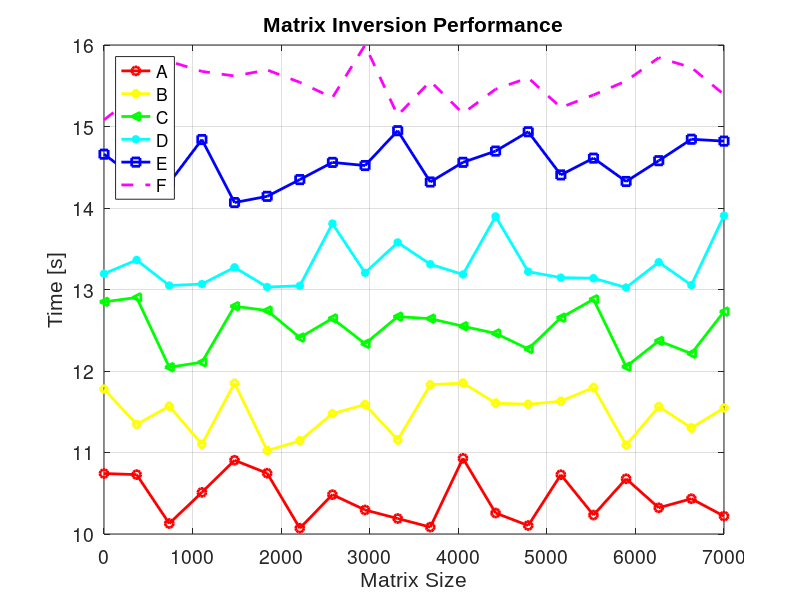
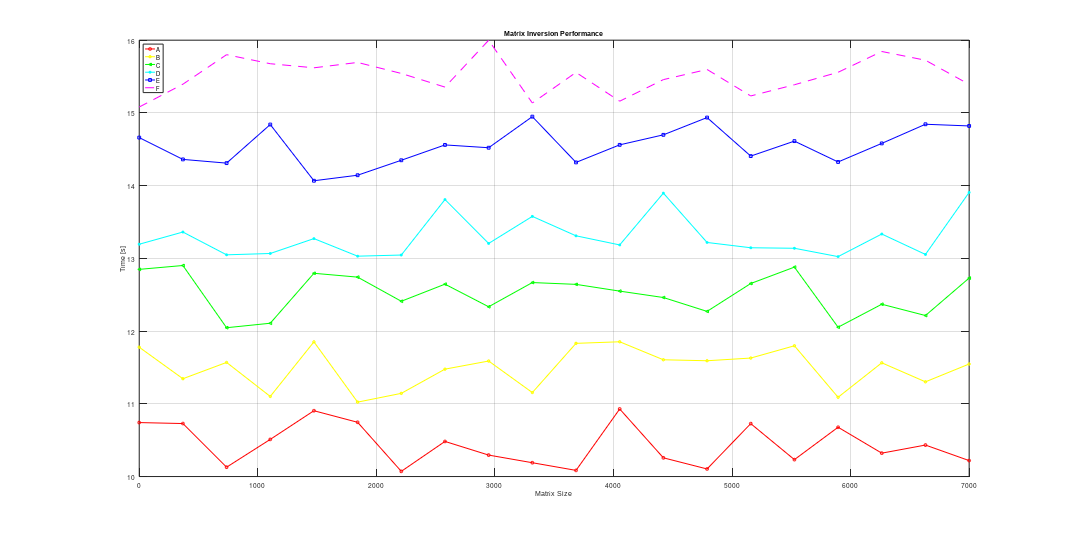
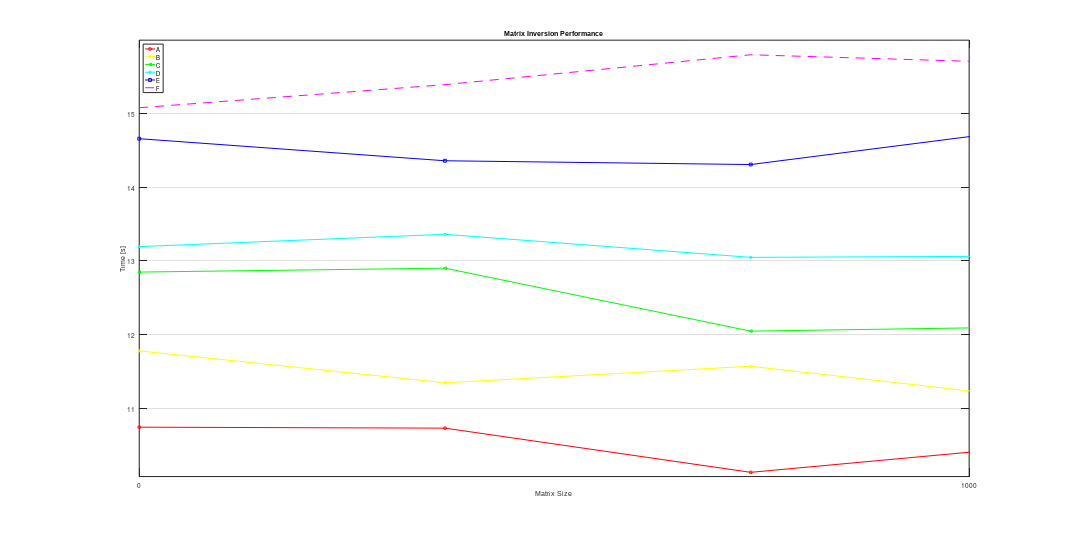
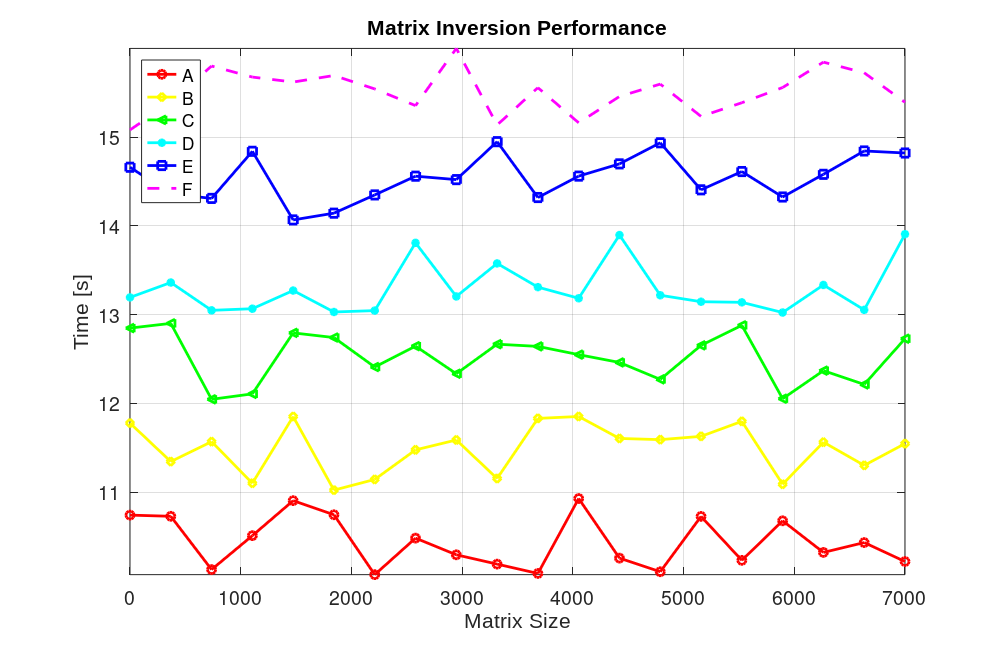

Write MATLAB code to recreate these figures, in order.
%% PLOT

% Init figure, Fullscreen, Background color.
figure('units','normalized','outerposition',[0 0 1 1],'color',[1 1 1]);
% Set color
num_curvas_totales = 6;
color_plot = hsv(num_curvas_totales);
% Data fake
numData = 20;
size_mat_total       = linspace(0,7000,numData);
time_float_MATLAB    = 10+rand(1,numData);
time_double_MATLAB   = 11+rand(1,numData);    
time_float_OCTAVE    = 12+rand(1,numData);
time_double_OCTAVE   = 13+rand(1,numData);
time_save_mat_OCTAVE = 14+rand(1,numData);
time_float_LU_GPU    = 15+rand(1,numData);

maxY = max([max(time_float_MATLAB),max(time_double_MATLAB),max(time_float_OCTAVE),max(time_double_OCTAVE),max(time_save_mat_OCTAVE), max(time_float_LU_GPU)]);
minY = min([min(time_float_MATLAB),min(time_double_MATLAB),min(time_float_OCTAVE),min(time_double_OCTAVE),min(time_save_mat_OCTAVE), min(time_float_LU_GPU)]);

% Plot data
h1 = plot(size_mat_total,time_float_MATLAB ,'o-','LineWidth',2,'Color',color_plot(1,:));
hold on;
h2 = plot(size_mat_total,time_double_MATLAB,'d-','LineWidth',2,'Color',color_plot(2,:));
hold on;
h3 = plot(size_mat_total,time_float_OCTAVE ,'<-','LineWidth',2,'Color',color_plot(3,:));
hold on;
h4 = plot(size_mat_total,time_double_OCTAVE,'*-','LineWidth',2,'Color',color_plot(4,:));
hold on;
h5 = plot(size_mat_total,time_save_mat_OCTAVE,'s-','LineWidth',2,'Color',color_plot(5,:));
hold on;
h6 = plot(size_mat_total,time_float_LU_GPU ,'--','LineWidth',2,'Color',color_plot(6,:));
hold on;
% Legend
legend_text = {'A','B','C','D','E','F'};
legend(legend_text,'Location','NorthWest');

% Texts
title('Matrix Inversion Performance','FontName','Arial','FontSize', 18);
xlabel('Matrix Size','FontName','Arial','FontSize', 16);
ylabel('Time [s]','FontName','Arial','FontSize', 16);
set(gca,'FontSize',14); % change the font for the ticks
%set(gca,'XTick',size_mat_total);
set(gca,'XTick',[0:1000:15000]);
grid on;

% Save fig file
saveas(gcf,'img/inv_matrix_performance_fig','fig');
% Save png with size = x_width X y_width
x_width = 80; %cm 
y_width = round(x_width/2); %cm
set(gcf, 'PaperUnits', 'centimeters','PaperPosition', [0 0 x_width y_width]);
saveas(gcf,'img/inv_matrix_performance01','png');
% Save png with size = x_width X y_width
ylim(gca,[minY maxY]); % Escala en eje y
xlim(gca,[0 1000]); % Escala en eje x
x_width = 80; %cm 
y_width = round(x_width/2); %cm
set(gcf, 'PaperUnits', 'centimeters','PaperPosition', [0 0 x_width y_width]);
saveas(gcf,'img/inv_matrix_performance02','png');
% Save png with size = x_width X y_width
ylim(gca,[minY maxY]); % Escala en eje y
xlim(gca,[0 7000]); % Escala en eje x
x_width = 25.4; %cm POWER POINT DIAPO 25.4 cm
y_width = 16.4; %cm POWER POINT DIAPO 16.4 cm
set(gcf, 'PaperUnits', 'centimeters','PaperPosition', [0 0 x_width y_width]);
saveas(gcf,'img/inv_matrix_performance03','png');